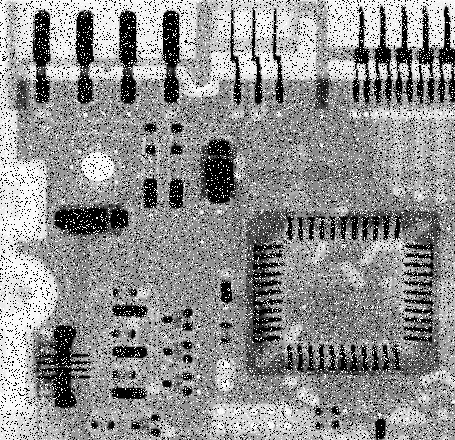
#> input picture Lab2/test0.tif, 455 x 440 px
$ python Laplacian_of_Gaussian.py   (older library calls are emulated)
#> lines starting #> are read from the running program, lines starting #| are printed output that depends on the picture
# Nâng cấp ảnh dùng Laplacian of Gaussian (LoG)
#https://theailearner.com/2019/05/25/laplacian-of-gaussian-log/#:~:text=Unlike%20first%2Dorder%20filters%20that,to%20positive%20and%20vice%2Dversa.
import cv2
import numpy as np
from matplotlib import pyplot as plt

# Load the image in greyscale
img = cv2.imread('test0.tif',0)
#> img is the input picture: shape (440, 455); min 0, max 255, mean 144.1

# Apply Gaussian Blur
blur = cv2.GaussianBlur(img,(3,3),0)
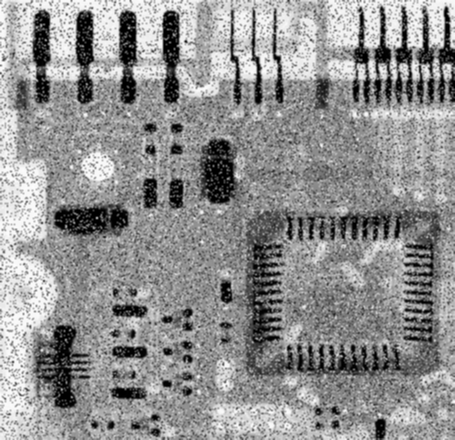
#> blur: shape (440, 455); min 0, max 253, mean 144.1

# Apply Laplacian operator in some higher datatype
laplacian = cv2.Laplacian(blur,cv2.CV_64F)
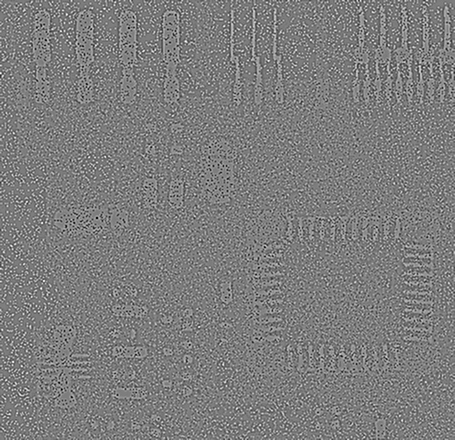
#> laplacian: shape (440, 455) float64; min -220, max 227, mean 0; drawn with min black and max white

# But this tends to localize the edge towards the brighter side.
laplacian1 = laplacian/laplacian.max()

# Dispalay
plt.subplot(2,2,1),plt.imshow(img,cmap = 'gray')
plt.title('Original'), plt.xticks([]), plt.yticks([])
plt.subplot(2,2,2),plt.imshow(blur,cmap = 'gray')
plt.title('Gaussian'), plt.xticks([]), plt.yticks([])
plt.subplot(2,2,3),plt.imshow(laplacian,cmap = 'gray')
plt.title('Laplacian'), plt.xticks([]), plt.yticks([])
plt.subplot(2,2,4),plt.imshow(laplacian1,cmap = 'gray')
plt.title('Laplacian of Gaussian'), plt.xticks([]), plt.yticks([])
plt.show()
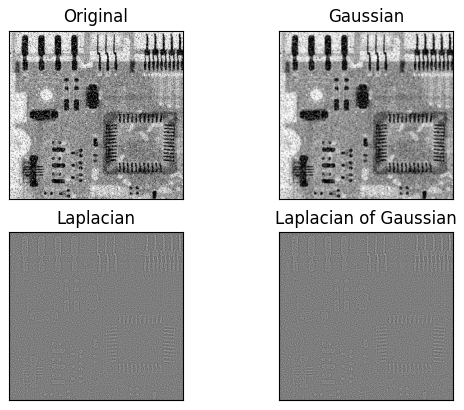
#> figure drawn by matplotlib, 4 panels

$ run again, with Lab2/test1.tif copied over Lab2/test0.tif
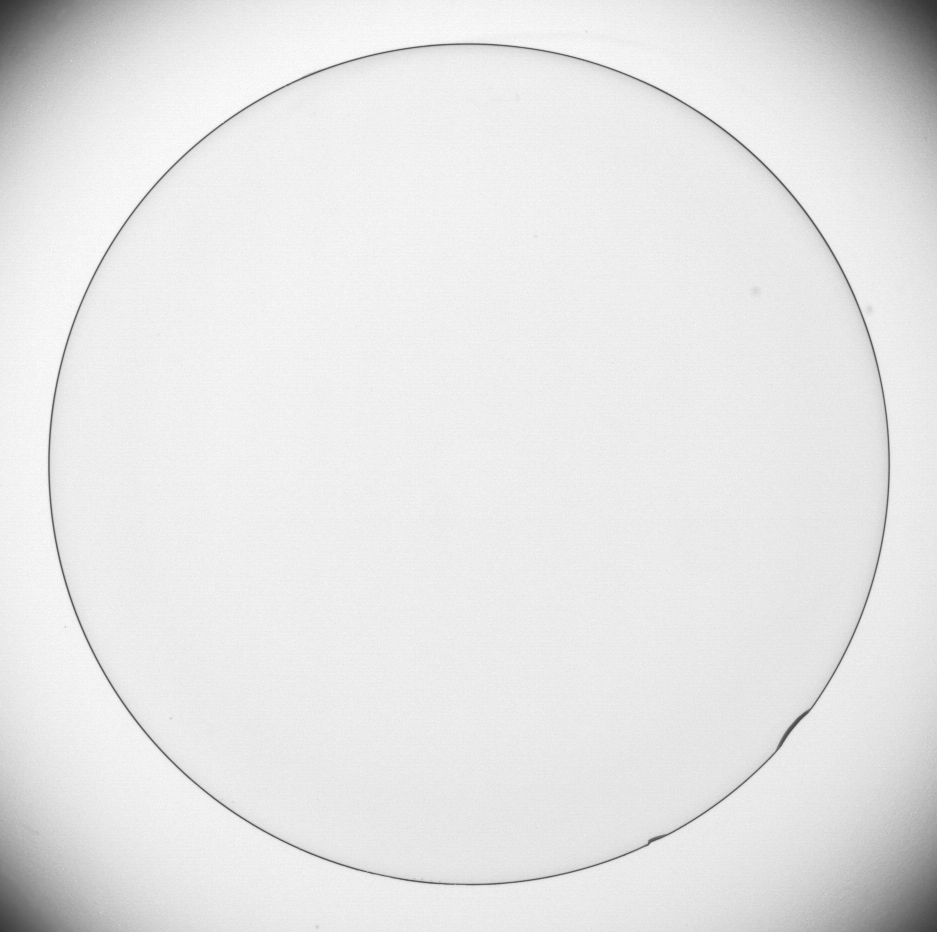
#> input picture Lab2/test1.tif, 937 x 932 px
#> img is the input picture: shape (932, 937); min 50, max 255, mean 229.7
#> `laplacian = cv2.Laplacian(blur,cv2.CV_64F)`:
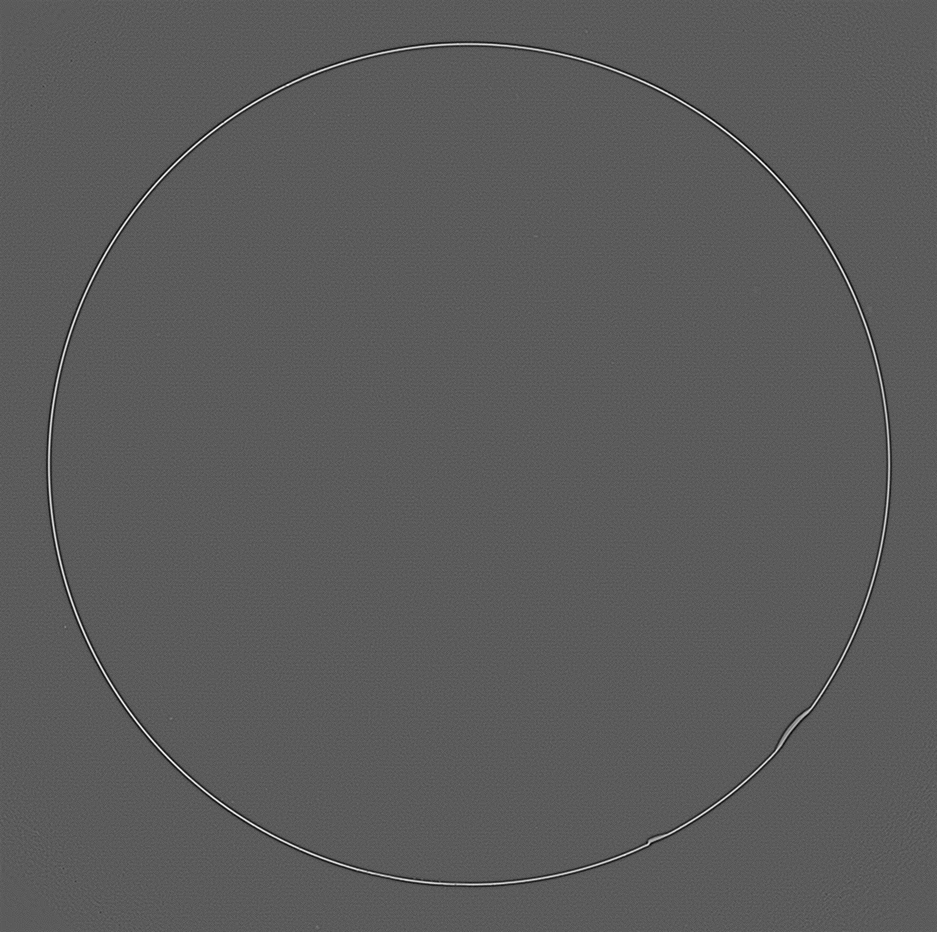
#> laplacian: shape (932, 937) float64; min -47, max 84, mean 0; drawn with min black and max white
#> `plt.show()`:
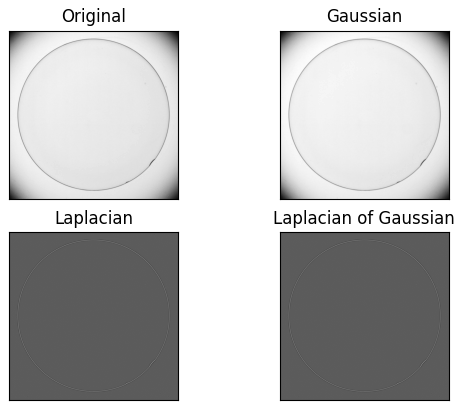
#> figure drawn by matplotlib, 4 panels

$ run again, with Lab2/test2.tif copied over Lab2/test0.tif
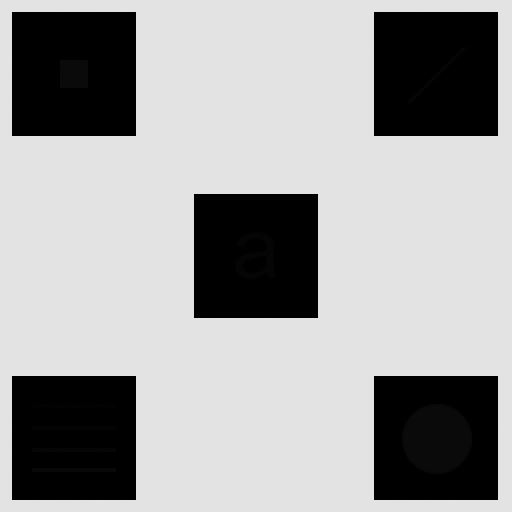
#> input picture Lab2/test2.tif, 512 x 512 px
#> img is the input picture: shape (512, 512); min 0, max 228, mean 160.7
#> `laplacian = cv2.Laplacian(blur,cv2.CV_64F)`:
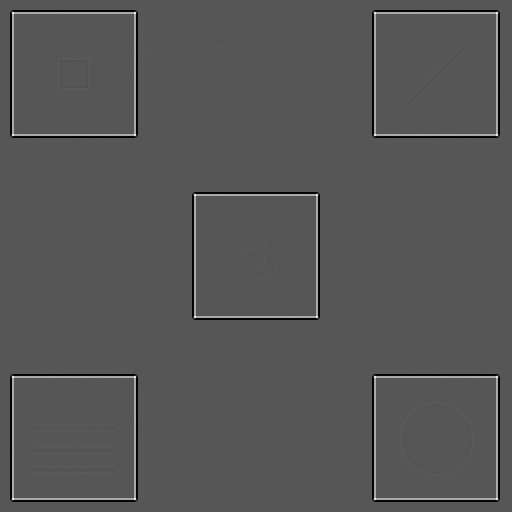
#> laplacian: shape (512, 512) float64; min -59, max 114, mean 0; drawn with min black and max white
#> `plt.show()`:
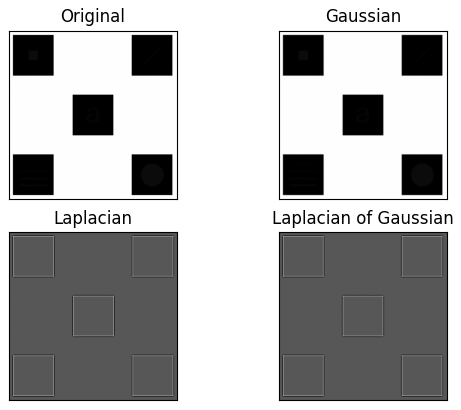
#> figure drawn by matplotlib, 4 panels
